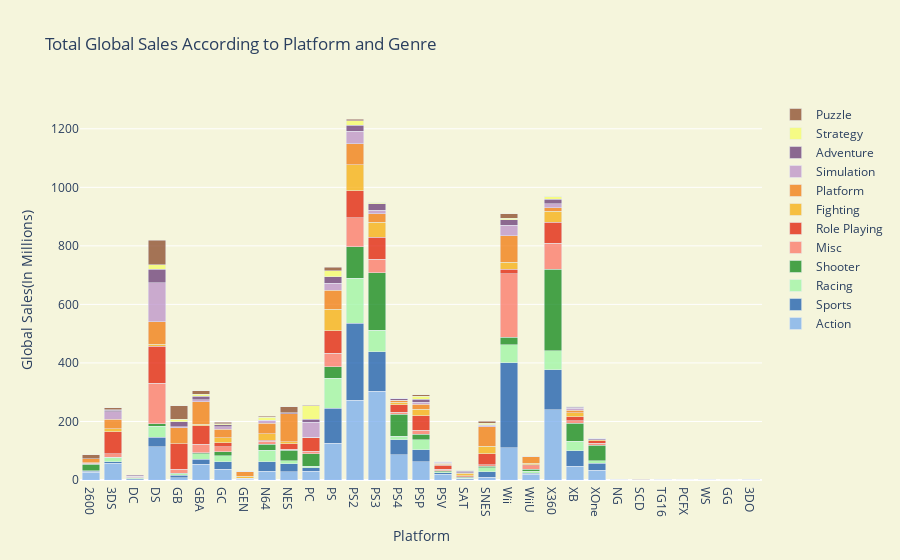

Write notebook code for a chart like this one.
### Markdown cell above
The graph below shows the total amount of global sales according to the genre and platforms of the games in the data set. For example, for the PS3 platform, 304.02 million sports games are sold globally , or 277.23 million shooter games have been sold for the X360.

### Code cell
trace1 = go.Bar(
    x=xaction.groupby("Platform")["Global_Sales"].sum().index,
    y=xaction.groupby("Platform")["Global_Sales"].sum().values,
    opacity=0.75,
    name = "Action",
    marker=dict(color="rgb(119,172,238)"))
trace2 = go.Bar(
    x=xsports.groupby("Platform")["Global_Sales"].sum().index,
    y=xsports.groupby("Platform")["Global_Sales"].sum().values,
    opacity=0.75,
    name = "Sports",
    marker=dict(color='rgb(21,90,174)'))
trace3 = go.Bar(
    x=xrace.groupby("Platform")["Global_Sales"].sum().index,
    y=xrace.groupby("Platform")["Global_Sales"].sum().values,
    opacity=0.75,
    name = "Racing",
    marker=dict(color="rgb(156,245,163)"))
trace4 = go.Bar(
    x=xshooter.groupby("Platform")["Global_Sales"].sum().index,
    y=xshooter.groupby("Platform")["Global_Sales"].sum().values,
    opacity=0.75,
    name = "Shooter",
    marker=dict(color="rgb(14,135,23)"))
trace5 = go.Bar(
    x=xmisc.groupby("Platform")["Global_Sales"].sum().index,
    y=xmisc.groupby("Platform")["Global_Sales"].sum().values,
    opacity=0.75,
    name = "Misc",
    marker=dict(color='rgb(252,118,103)'))
trace6 = go.Bar(
    x=xrole.groupby("Platform")["Global_Sales"].sum().index,
    y=xrole.groupby("Platform")["Global_Sales"].sum().values,
    opacity=0.75,
    name = "Role Playing",
    marker=dict(color="rgb(226,28,5)"))
trace7 = go.Bar(
    x=xfight.groupby("Platform")["Global_Sales"].sum().index,
    y=xfight.groupby("Platform")["Global_Sales"].sum().values,
    opacity=0.75,
    name = "Fighting",
    marker=dict(color="rgb(247,173,13)"))
trace8 = go.Bar(
    x=xplatform.groupby("Platform")["Global_Sales"].sum().index,
    y=xplatform.groupby("Platform")["Global_Sales"].sum().values,
    opacity=0.75,
    name = "Platform",
    marker=dict(color="rgb(242,122,13)"))
trace9 = go.Bar(
    x=xsimulation.groupby("Platform")["Global_Sales"].sum().index,
    y=xsimulation.groupby("Platform")["Global_Sales"].sum().values,
    opacity=0.75,
    name = "Simulation",
    marker=dict(color="rgb(188,145,202)"))
trace10 = go.Bar(
    x=xadventure.groupby("Platform")["Global_Sales"].sum().index,
    y=xadventure.groupby("Platform")["Global_Sales"].sum().values,
    opacity=0.75,
    name = "Adventure",
    marker=dict(color='rgb(104,57,119)'))
trace11 = go.Bar(
    x=xstrategy.groupby("Platform")["Global_Sales"].sum().index,
    y=xstrategy.groupby("Platform")["Global_Sales"].sum().values,
    opacity=0.75,
    name = "Strategy",
    marker=dict(color='rgb(245,253,104)'))
trace12 = go.Bar(
    x=xpuzzle.groupby("Platform")["Global_Sales"].sum().index,
    y=xpuzzle.groupby("Platform")["Global_Sales"].sum().values,
    opacity=0.75,
    name = "Puzzle",
    marker=dict(color='rgb(138,72,40)'))

data = [trace1, trace2,trace3,trace4,trace5,trace6,trace7,trace8,trace9,trace10,trace11,trace12]
layout = go.Layout(barmode='stack',
                   title='Total Global Sales According to Platform and Genre',
                   xaxis=dict(title='Platform'),
                   yaxis=dict( title='Global Sales(In Millions)'),
                   paper_bgcolor='beige',
                   plot_bgcolor='beige'
)
fig = go.Figure(data=data, layout=layout)
iplot(fig)

### Figure 1 — Plotly figure (JSON) as saved in the notebook; plotly's stock layout.template omitted (floating-point values rounded to 4 significant figures)
{"data": [{"marker": {"color": "rgb(119,172,238)"}, "name": "Action", "opacity": 0.75, "type": "bar", "x": ["2600", "3DS", "DC", "DS", "GB", "GBA", "GC", "GEN", "N64", "NES", "PC", "PS", "PS2", "PS3", "PS4", "PSP", "PSV", "SAT", "SNES", "Wii", "WiiU", "X360", "XB", "XOne"], "y": [26.39, 56.61, 1.26, 114.2, 7.92, 54.26, 37.25, 2.74, 29.44, 28.75, 30.67, 125.7, 272.4, 304.0, 87.06, 62.66, 20.0, 0.65, 10.08, 110.5, 19.35, 239.7, 47.46, 33.79]}, {"marker": {"color": "rgb(21,90,174)"}, "name": "Sports", "opacity": 0.75, "type": "bar", "x": ["2600", "3DS", "DC", "DS", "GB", "GBA", "GC", "GEN", "N64", "NES", "NG", "PC", "PS", "PS2", "PS3", "PS4", "PSP", "PSV", "SAT", "SNES", "Wii", "WiiU", "X360", "XB", "XOne"], "y": [2.77, 6.18, 3.66, 31.71, 9.05, 16.41, 24.49, 3.2, 32.6, 26.85, 0.02, 12.01, 119.5, 262.6, 134.9, 50.07, 39.9, 4.88, 2.79, 17.87, 289.9, 3.32, 137.4, 53.05, 23.97]}, {"marker": {"color": "rgb(156,245,163)"}, "name": "Racing", "opacity": 0.75, "type": "bar", "x": ["2600", "3DS", "DC", "DS", "GB", "GBA", "GC", "GEN", "N64", "NES", "PC", "PS", "PS2", "PS3", "PS4", "PSP", "PSV", "SAT", "SCD", "SNES", "Wii", "WiiU", "X360", "XB", "XOne"], "y": [2.32, 14.41, 2.65, 38.58, 4.55, 18.8, 21.79, 0.26, 40.09, 9.78, 3.8, 102.9, 154.2, 73.1, 11.53, 34.73, 2.95, 2.4, 0.07, 13.49, 61.24, 7.77, 65.13, 31.42, 8.8]}, {"marker": {"color": "rgb(14,135,23)"}, "name": "Shooter", "opacity": 0.75, "type": "bar", "x": ["2600", "3DS", "DC", "DS", "GB", "GBA", "GC", "GEN", "N64", "NES", "PC", "PS", "PS2", "PS3", "PS4", "PSP", "PSV", "SAT", "SNES", "TG16", "Wii", "WiiU", "X360", "XB", "XOne"], "y": [22.97, 1.22, 0.33, 8.2, 1.2, 3.6, 13.63, 0.13, 19.27, 35.62, 43.44, 39.31, 108.3, 195.8, 75.32, 19.77, 4.57, 3.98, 6.07, 0.02, 26.34, 6.17, 277.2, 62.12, 51.61]}, {"marker": {"color": "rgb(252,118,103)"}, "name": "Misc", "opacity": 0.75, "type": "bar", "x": ["2600", "3DS", "DS", "GB", "GBA", "GC", "GEN", "N64", "NES", "PC", "PS", "PS2", "PS3", "PS4", "PSP", "PSV", "SAT", "SCD", "SNES", "Wii", "WiiU", "X360", "XB", "XOne"], "y": [3.58, 10.48, 137.7, 13.35, 28.5, 16.45, 0.03, 11.19, 3.59, 8.41, 44.9, 98.69, 45.91, 7.4, 13.7, 5.18, 1.2, 0.1, 5.02, 217.4, 12.23, 89.33, 8.67, 6.86]}, {"marker": {"color": "rgb(226,28,5)"}, "name": "Role Playing", "opacity": 0.75, "type": "bar", "x": ["3DS", "DC", "DS", "GB", "GBA", "GC", "GEN", "N64", "NES", "PC", "PCFX", "PS", "PS2", "PS3", "PS4", "PSP", "PSV", "SAT", "SCD", "SNES", "WS", "Wii", "WiiU", "X360", "XB", "XOne"], "y": [75.71, 0.68, 126.6, 88.24, 64.21, 13.03, 0.27, 3.03, 18.78, 47.37, 0.03, 78.3, 91.55, 75.24, 25.77, 49.01, 13.09, 3.76, 0.06, 36.43, 1.22, 14.06, 2.47, 71.97, 13.51, 9.48]}, {"marker": {"color": "rgb(247,173,13)"}, "name": "Fighting", "opacity": 0.75, "type": "bar", "x": ["2600", "3DS", "DC", "DS", "GBA", "GC", "GEN", "N64", "NES", "NG", "PC", "PS", "PS2", "PS3", "PS4", "PSP", "PSV", "SAT", "SNES", "Wii", "WiiU", "X360", "XB", "XOne"], "y": [0.77, 10.46, 1.83, 7.2, 4.21, 18.43, 5.9, 22.08, 6.54, 1.42, 0.14, 72.68, 89.19, 51.7, 8.04, 21.88, 3.15, 8.52, 26.95, 23.82, 6.36, 37.64, 12.83, 2.31]}, {"marker": {"color": "rgb(242,122,13)"}, "name": "Platform", "opacity": 0.75, "type": "bar", "x": ["2600", "3DS", "DC", "DS", "GB", "GBA", "GC", "GEN", "GG", "N64", "NES", "PC", "PS", "PS2", "PS3", "PS4", "PSP", "PSV", "SAT", "SCD", "SNES", "Wii", "WiiU", "X360", "XB", "XOne"], "y": [13.27, 32.23, 2.54, 77.4, 53.88, 78.08, 28.66, 15.45, 0.04, 36.13, 95.78, 0.49, 64.21, 72.11, 29.85, 7.01, 17.28, 3.03, 0.76, 1.5, 65.65, 90.68, 21.24, 11.39, 9.66, 0.81]}, {"marker": {"color": "rgb(188,145,202)"}, "name": "Simulation", "opacity": 0.75, "type": "bar", "x": ["2600", "3DO", "3DS", "DC", "DS", "GB", "GBA", "GC", "N64", "PC", "PS", "PS2", "PS3", "PS4", "PSP", "PSV", "SAT", "SNES", "Wii", "WiiU", "X360", "XB", "XOne"], "y": [0.45, 0.02, 26.59, 0.52, 131.7, 3.55, 5.91, 8.59, 10.19, 51.73, 25.33, 42.26, 10.72, 0.77, 6.28, 0.08, 1.13, 5.63, 36.62, 0.21, 14.1, 7.11, 0.54]}, {"marker": {"color": "rgb(104,57,119)"}, "name": "Adventure", "opacity": 0.75, "type": "bar", "x": ["2600", "3DO", "3DS", "DC", "DS", "GB", "GBA", "GC", "GEN", "N64", "NES", "PC", "PS", "PS2", "PS3", "PS4", "PSP", "PSV", "SAT", "SNES", "TG16", "Wii", "WiiU", "X360", "XB", "XOne"], "y": [0.4, 0.06, 4.73, 2.5, 47.15, 17.16, 12.1, 5.93, 0.19, 0.45, 4.38, 10.09, 20.77, 21.16, 22.87, 4.7, 10.69, 4.16, 4.16, 1.5, 0.14, 18.33, 0.17, 15.23, 3.06, 2.51]}, {"marker": {"color": "rgb(245,253,104)"}, "name": "Strategy", "opacity": 0.75, "type": "bar", "x": ["3DS", "DS", "GB", "GBA", "GC", "GEN", "N64", "PC", "PS", "PS2", "PS3", "PS4", "PSP", "PSV", "SAT", "SCD", "SNES", "WS", "Wii", "WiiU", "X360", "XB", "XOne"], "y": [2.09, 14.76, 8.05, 7.45, 4.32, 0.19, 10.33, 45.63, 21.67, 15.04, 4.77, 0.41, 10.29, 0.31, 3.24, 0.14, 4.98, 0.2, 5.23, 1.24, 9.77, 2.78, 0.38]}, {"marker": {"color": "rgb(138,72,40)"}, "name": "Puzzle", "opacity": 0.75, "type": "bar", "x": ["2600", "3DO", "3DS", "DS", "GB", "GBA", "GC", "N64", "NES", "PC", "PS", "PS2", "PS3", "PS4", "PSP", "PSV", "SAT", "SNES", "Wii", "WiiU", "X360", "XB"], "y": [13.65, 0.02, 5.56, 83.87, 47.47, 12.09, 4.57, 3.41, 21.0, 0.92, 12.08, 5.9, 0.46, 0.02, 5.52, 0.2, 1, 6.38, 15.63, 1.33, 0.71, 0.42]}], "layout": {"barmode": "stack", "paper_bgcolor": "beige", "plot_bgcolor": "beige", "title": {"text": "Total Global Sales According to Platform and Genre"}, "xaxis": {"title": {"text": "Platform"}}, "yaxis": {"title": {"text": "Global Sales(In Millions)"}}}}
